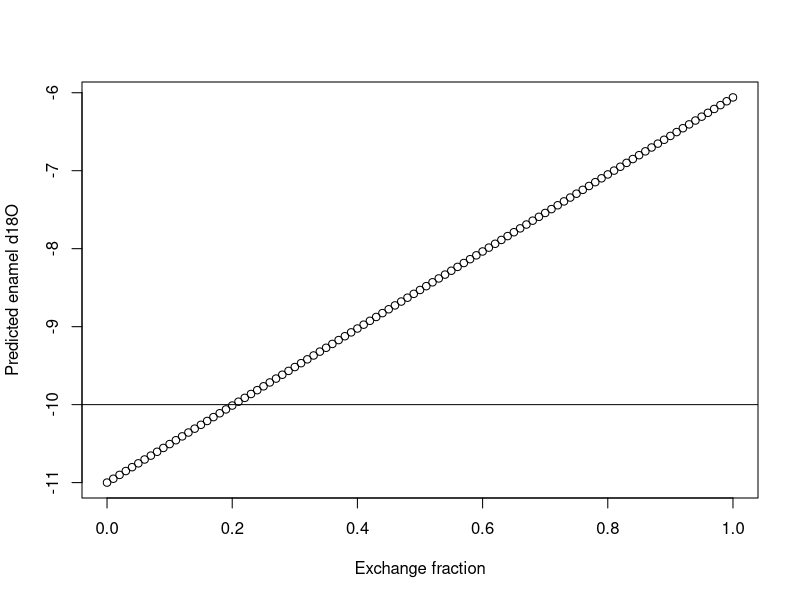

This chart was generated by the following R code:
#### Forward model for isotope exchange between tooth enamel and water
#### For experimentation only

# Parameters
## Known
### Measured value of treatment water
d18O_w = -16
### Measured value of enamel d18O
d18O_m = -10
  
## Unknown
### True d18O of tooth enamel carbonate
d18O_t = -11
### Fractionation factor between water and enamel hydroxyl
a_ex = 1.010
### Fraction of measured d18O that derives from water
f_ex = seq(0, 1, by = 0.01)

# Model equation
d18O_p = (1 - f_ex) * d18O_t + f_ex * a_ex * (d18O_w + (a_ex - 1) * 1000)

# Plot predicted enamel vs exchange fraction
plot(f_ex, d18O_p, xlab = "Exchange fraction", ylab = "Predicted enamel d18O")
abline(h = d18O_m)
